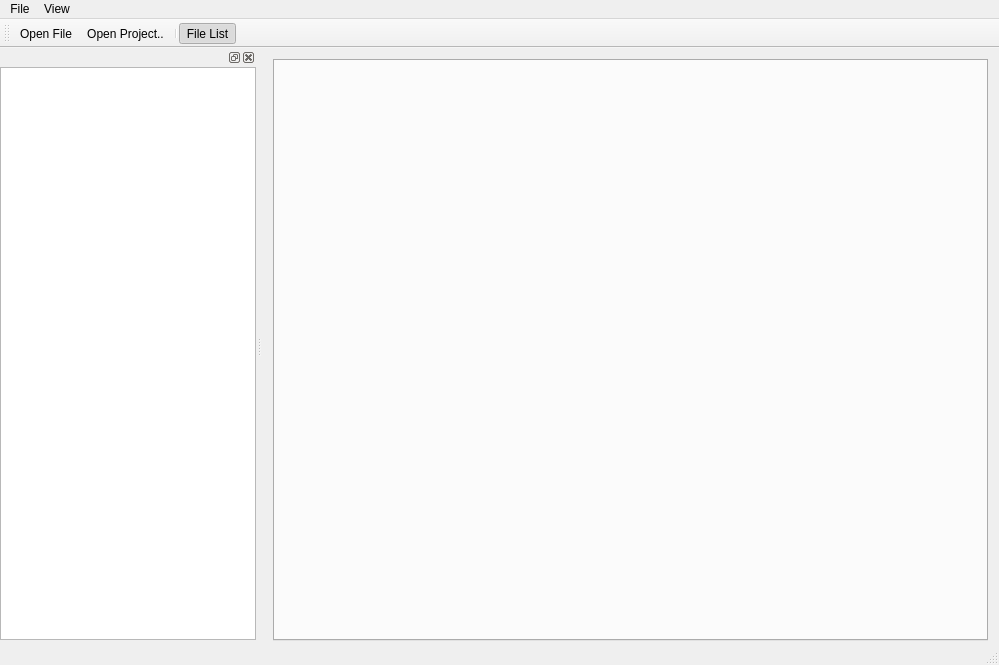
<?xml version="1.0" encoding="UTF-8"?>
<ui version="4.0">
 <class>CodeBrowser</class>
 <widget class="QMainWindow" name="CodeBrowser">
  <property name="geometry">
   <rect>
    <x>0</x>
    <y>0</y>
    <width>999</width>
    <height>665</height>
   </rect>
  </property>
  <property name="windowTitle">
   <string>CodeBrowser</string>
  </property>
  <widget class="QWidget" name="centralWidget">
   <layout class="QVBoxLayout" name="verticalLayout_2">
    <property name="bottomMargin">
     <number>2</number>
    </property>
    <item>
     <widget class="QTabWidget" name="codeArea">
      <property name="currentIndex">
       <number>-1</number>
      </property>
     </widget>
    </item>
   </layout>
  </widget>
  <widget class="QMenuBar" name="menuBar">
   <property name="geometry">
    <rect>
     <x>0</x>
     <y>0</y>
     <width>999</width>
     <height>21</height>
    </rect>
   </property>
   <widget class="QMenu" name="menuFile">
    <property name="title">
     <string>File</string>
    </property>
    <addaction name="actionOpen_File"/>
    <addaction name="actionOpen_Project"/>
    <addaction name="separator"/>
    <addaction name="actionClose"/>
    <addaction name="actionClose_All"/>
    <addaction name="separator"/>
    <addaction name="actionExit"/>
   </widget>
   <widget class="QMenu" name="menuView">
    <property name="title">
     <string>View</string>
    </property>
    <addaction name="actionC"/>
    <addaction name="actionLlvm"/>
    <addaction name="separator"/>
    <addaction name="actionFile_List"/>
   </widget>
   <addaction name="menuFile"/>
   <addaction name="menuView"/>
  </widget>
  <widget class="QToolBar" name="mainToolBar">
   <attribute name="toolBarArea">
    <enum>TopToolBarArea</enum>
   </attribute>
   <attribute name="toolBarBreak">
    <bool>false</bool>
   </attribute>
   <addaction name="actionOpen_File"/>
   <addaction name="actionOpen_Project"/>
   <addaction name="separator"/>
   <addaction name="actionFile_List"/>
  </widget>
  <widget class="QStatusBar" name="statusBar"/>
  <widget class="QDockWidget" name="dockFileList">
   <property name="allowedAreas">
    <set>Qt::LeftDockWidgetArea|Qt::RightDockWidgetArea</set>
   </property>
   <attribute name="dockWidgetArea">
    <number>1</number>
   </attribute>
   <widget class="QWidget" name="dockWidgetContents">
    <layout class="QVBoxLayout" name="verticalLayout">
     <property name="spacing">
      <number>0</number>
     </property>
     <property name="leftMargin">
      <number>0</number>
     </property>
     <property name="topMargin">
      <number>0</number>
     </property>
     <property name="rightMargin">
      <number>0</number>
     </property>
     <property name="bottomMargin">
      <number>3</number>
     </property>
     <item>
      <widget class="QListView" name="listView">
       <property name="sizePolicy">
        <sizepolicy hsizetype="Expanding" vsizetype="Preferred">
         <horstretch>0</horstretch>
         <verstretch>0</verstretch>
        </sizepolicy>
       </property>
       <property name="baseSize">
        <size>
         <width>0</width>
         <height>0</height>
        </size>
       </property>
      </widget>
     </item>
    </layout>
   </widget>
  </widget>
  <action name="actionOpen_File">
   <property name="icon">
    <iconset resource="resource.qrc">
     <normaloff>:/image/resource/file.png</normaloff>:/image/resource/file.png</iconset>
   </property>
   <property name="text">
    <string>Open File...</string>
   </property>
  </action>
  <action name="actionOpen_Project">
   <property name="icon">
    <iconset resource="resource.qrc">
     <normaloff>:/image/resource/project.png</normaloff>:/image/resource/project.png</iconset>
   </property>
   <property name="text">
    <string>Open Project..</string>
   </property>
  </action>
  <action name="actionClose">
   <property name="enabled">
    <bool>false</bool>
   </property>
   <property name="text">
    <string>Close</string>
   </property>
  </action>
  <action name="actionClose_All">
   <property name="enabled">
    <bool>false</bool>
   </property>
   <property name="text">
    <string>Close All</string>
   </property>
  </action>
  <action name="actionExit">
   <property name="text">
    <string>Exit</string>
   </property>
  </action>
  <action name="actionC">
   <property name="checkable">
    <bool>true</bool>
   </property>
   <property name="checked">
    <bool>false</bool>
   </property>
   <property name="enabled">
    <bool>false</bool>
   </property>
   <property name="text">
    <string>C</string>
   </property>
  </action>
  <action name="actionLlvm">
   <property name="checkable">
    <bool>true</bool>
   </property>
   <property name="checked">
    <bool>false</bool>
   </property>
   <property name="enabled">
    <bool>false</bool>
   </property>
   <property name="text">
    <string>llvm</string>
   </property>
  </action>
  <action name="actionFile_List">
   <property name="checkable">
    <bool>true</bool>
   </property>
   <property name="checked">
    <bool>true</bool>
   </property>
   <property name="icon">
    <iconset resource="resource.qrc">
     <normaloff>:/image/resource/tree.png</normaloff>:/image/resource/tree.png</iconset>
   </property>
   <property name="text">
    <string>File List</string>
   </property>
  </action>
 </widget>
 <layoutdefault spacing="6" margin="11"/>
 <resources>
  <include location="resource.qrc"/>
 </resources>
 <connections/>
</ui>
